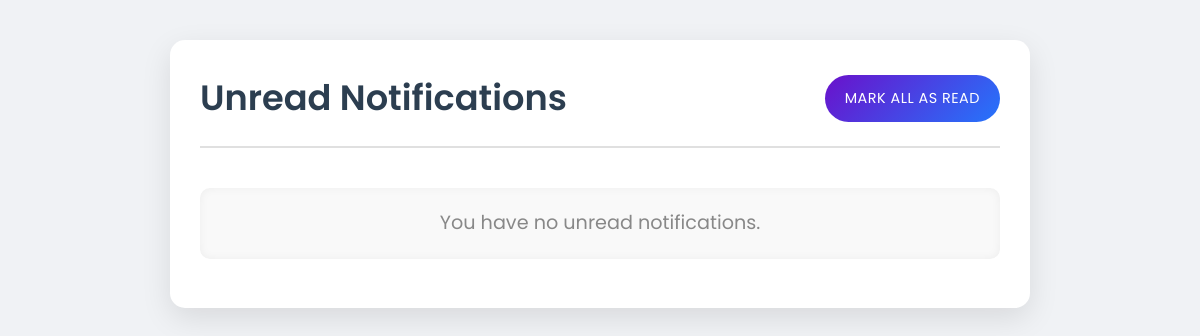
/dashboard/notifications/3/ (signed in), run on an earlier commit of the app's database.
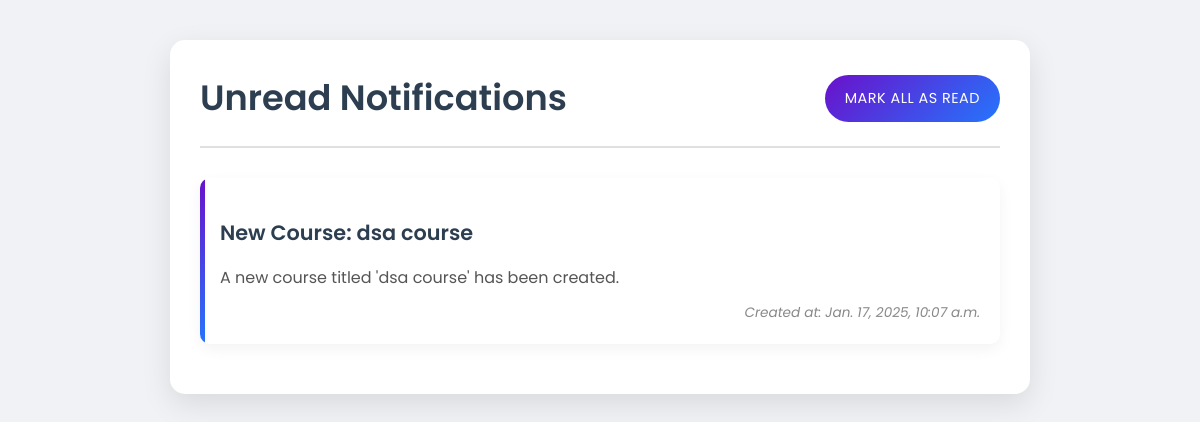
And on a later commit of the database.
### dashboards/models.py (models this page shows, shortened)
class Notification(models.Model):
    title = models.CharField(max_length=255)  # Title of the notification
    message = models.TextField()  # Detailed notification message
    recipients = models.ManyToManyField('authentication.User', related_name='notifications')  # Users receiving the notification
    created_at = models.DateTimeField(auto_now_add=True)  # Timestamp for when the notification was created
    is_read = models.BooleanField(default=False)  # Status of whether the notification has been read or not

### dashboards/views.py (the view)
# urls.py: path('notifications/<int:user_id>/', views.notifications_view, name='notifications'),  # User-specific notifications
@login_required_custom
def notifications_view(request,user_id):
    employee = get_object_or_404(User, id=user_id)
    notifications = Notification.objects.filter(recipients=employee, is_read=False).order_by('-created_at')   # Unread notifications for the user
    return render(request, 'dashboards/notifications.html', {'notifications': notifications,'user_id':user_id})

### dashboards/templates/dashboards/notifications.html (shortened to what this page needs)
<!DOCTYPE html>
{% load static %}
<html lang="en">
<head>
    <link rel="stylesheet" href="{% static 'css/notifications.css' %}?v=1.0">
</head>
<body>
    <div class="container">
        <header>
            <h1>Unread Notifications</h1>
            <a href="{% url 'mark_all_as_read' user_id %}" class="mark-all-btn">Mark All as Read</a>
        </header>
        <main>
            {% if notifications %}
                {% for notification in notifications %}
                    <div class="notification-card">
                        <h2>{{ notification.title }}</h2>
                        <p>{{ notification.message }}</p>
                        <small>Created at: {{ notification.created_at }}</small>
                    </div>
                {% endfor %}
            {% else %}
                <p class="no-notifications">You have no unread notifications.</p>
            {% endif %}
        </main>
    </div>
</body>
</html>

What changed in the data, as far as the page shows it:
added Notification: title "New Course: dsa course", message "A new course titled 'dsa course' has been created.", created_at "Jan. 17, 2025, 10:07 a.m."
Also different on the page:
text no longer shown: "You have no unread notifications."
